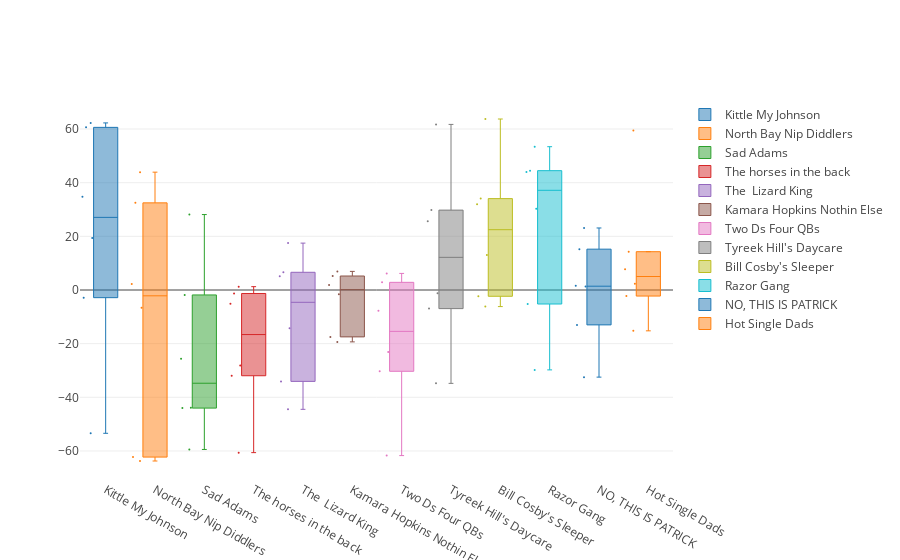

Here is the notebook cell this chart was saved with:
### Code cell
traces = []

for i in margins.Team.unique():
    traces.append(go.Box(
        y=margins[margins.Team == i].Margin
        ,name = i
        ,boxpoints='all'
        ,jitter=0.5
        ,whiskerwidth=0.2
        ,marker=dict(size=2)
        ,line=dict(width=1)
    ))
iplot(traces)

### Figure 1 — Plotly figure (JSON) as saved in the notebook; plotly's stock layout.template omitted (floating-point values rounded to 4 significant figures)
{"data": [{"boxpoints": "all", "jitter": 0.5, "line": {"width": 1}, "marker": {"size": 2}, "name": "Kittle My Johnson", "type": "box", "uid": "fe3fd283-9625-476f-9d61-1927f8fd2356", "whiskerwidth": 0.2, "y": [-2.86, -53.42, 60.62, 34.8, 19.34, 62.28]}, {"boxpoints": "all", "jitter": 0.5, "line": {"width": 1}, "marker": {"size": 2}, "name": "North Bay Nip Diddlers", "type": "box", "uid": "56d493fe-dbdb-44eb-b0bd-e4eec93615c9", "whiskerwidth": 0.2, "y": [2.26, 32.48, 43.92, -62.28, -63.74, -6.6]}, {"boxpoints": "all", "jitter": 0.5, "line": {"width": 1}, "marker": {"size": 2}, "name": "Sad Adams", "type": "box", "uid": "f33b2963-ac33-40f3-b827-9455ec8235ce", "whiskerwidth": 0.2, "y": [-25.58, -1.84, -59.44, -44.02, 28.12, -43.92]}, {"boxpoints": "all", "jitter": 0.5, "line": {"width": 1}, "marker": {"size": 2}, "name": "The horses in the back", "type": "box", "uid": "d02794e7-e1ab-418f-a16d-cd7badcf6a65", "whiskerwidth": 0.2, "y": [-31.96, -5.1, -28.12, 1.24, -1.3, -60.62]}, {"boxpoints": "all", "jitter": 0.5, "line": {"width": 1}, "marker": {"size": 2}, "name": "The  Lizard King", "type": "box", "uid": "17d9cf9b-2754-4cab-9fa7-a91e8cd162bb", "whiskerwidth": 0.2, "y": [-44.48, 6.6, -34.06, 17.48, 5.1, -14.28]}, {"boxpoints": "all", "jitter": 0.5, "line": {"width": 1}, "marker": {"size": 2}, "name": "Kamara Hopkins Nothin Else", "type": "box", "uid": "2deb6424-583b-42e0-bd79-928d7618946f", "whiskerwidth": 0.2, "y": [-1.54, -17.48, -19.34, 5.22, 1.84, 6.94]}, {"boxpoints": "all", "jitter": 0.5, "line": {"width": 1}, "marker": {"size": 2}, "name": "Two Ds Four QBs", "type": "box", "uid": "a882a644-4aa0-4052-b90d-986dfc607c45", "whiskerwidth": 0.2, "y": [-7.72, 6.18, -23.12, 2.86, -61.72, -30.3]}, {"boxpoints": "all", "jitter": 0.5, "line": {"width": 1}, "marker": {"size": 2}, "name": "Tyreek Hill's Daycare", "type": "box", "uid": "3218cc4e-c7cd-4868-b500-2a3a871d5895", "whiskerwidth": 0.2, "y": [-34.8, 61.72, -6.94, 25.58, 29.78, -1.24]}, {"boxpoints": "all", "jitter": 0.5, "line": {"width": 1}, "marker": {"size": 2}, "name": "Bill Cosby's Sleeper", "type": "box", "uid": "c269eeaf-d0ea-4d8c-9915-4a518619bf0e", "whiskerwidth": 0.2, "y": [63.74, 13, 31.96, -2.34, -6.18, 34.06]}, {"boxpoints": "all", "jitter": 0.5, "line": {"width": 1}, "marker": {"size": 2}, "name": "Razor Gang", "type": "box", "uid": "55409438-1fd2-4f76-9420-b602cd73ba94", "whiskerwidth": 0.2, "y": [44.02, -29.78, 30.3, 44.48, 53.42, -5.22]}, {"boxpoints": "all", "jitter": 0.5, "line": {"width": 1}, "marker": {"size": 2}, "name": "NO, THIS IS PATRICK", "type": "box", "uid": "d3846321-4d20-4793-ab15-1bdb988357c7", "whiskerwidth": 0.2, "y": [1.3, 15.22, 1.54, -32.48, -13, 23.12]}, {"boxpoints": "all", "jitter": 0.5, "line": {"width": 1}, "marker": {"size": 2}, "name": "Hot Single Dads", "type": "box", "uid": "06cc3e1b-f9a3-4e3a-b830-1dfe59764426", "whiskerwidth": 0.2, "y": [2.34, 14.28, -2.26, 7.72, -15.22, 59.44]}], "layout": {}}
